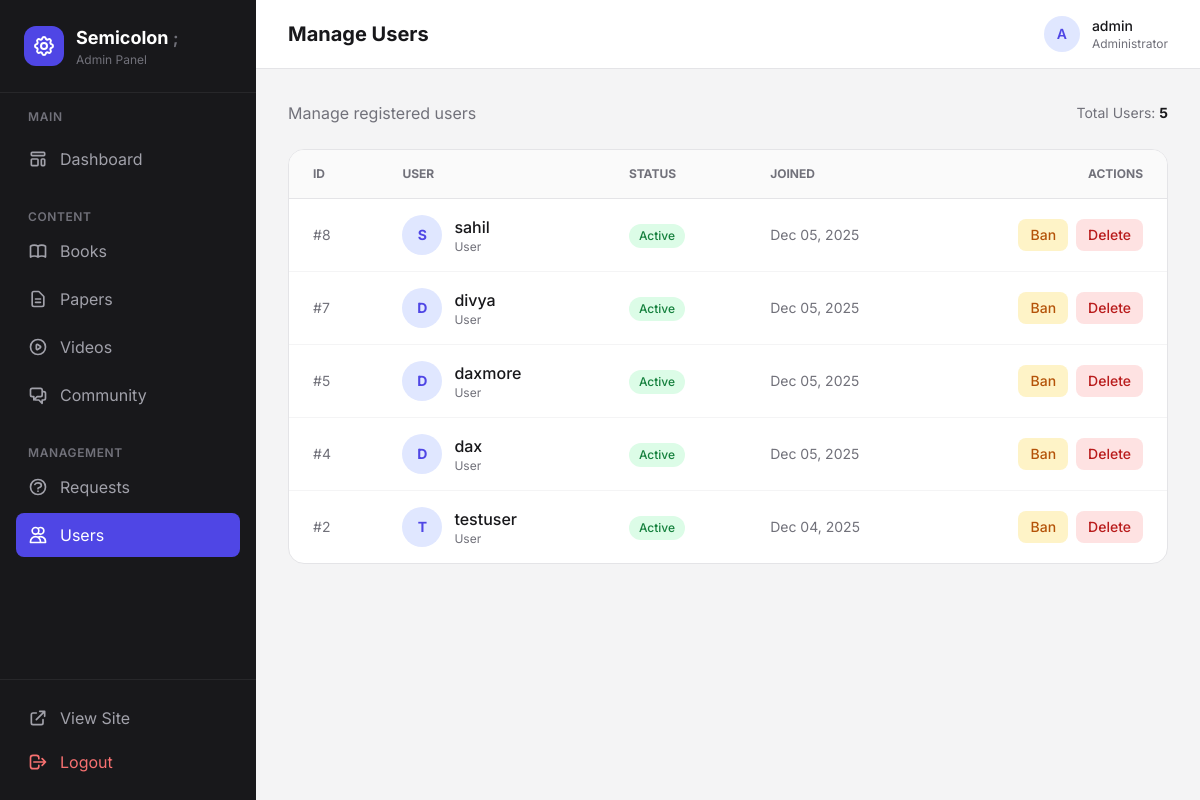
The page /admin/users.php (signed in) on the database its author committed.
### tables this page shows
CREATE TABLE `users` (
  `id` int(11) NOT NULL AUTO_INCREMENT,
  `username` varchar(255) NOT NULL,
  `password` varchar(255) NOT NULL,
  `role` varchar(50) NOT NULL DEFAULT 'user',
  `status` enum('active','banned') DEFAULT 'active',
  `last_login` timestamp NULL DEFAULT NULL,
  `created_at` timestamp NOT NULL DEFAULT current_timestamp(),
  PRIMARY KEY (`id`),
  UNIQUE KEY `username` (`username`)
);

### admin/users.php (the view, shortened to what this page needs)
<?php
require_once '../includes/db.php';
$sql = "SELECT * FROM users WHERE role != 'admin' ORDER BY created_at DESC";
$result = $conn->query($sql);
$users = $result->fetch_all(MYSQLI_ASSOC);
include 'header.php';
?>
<div class="flex justify-between items-center mb-6">
    <div>
        <p class="text-zinc-500">Manage registered users</p>
    </div>
    <div class="text-sm text-zinc-500">
        Total Users: <span class="font-bold text-zinc-900"><?php echo count($users); ?></span>
    </div>
</div>
<div class="bg-white rounded-2xl border border-zinc-200 overflow-hidden">
    <div class="overflow-x-auto">
        <table class="w-full">
            <thead>
                <tr class="bg-zinc-50 border-b border-zinc-200 text-xs uppercase text-zinc-500 font-semibold">
                    <th class="px-6 py-4 text-left">ID</th>
                    <th class="px-6 py-4 text-left">User</th>
                    <th class="px-6 py-4 text-left">Status</th>
                    <th class="px-6 py-4 text-left">Joined</th>
                    <th class="px-6 py-4 text-right">Actions</th>
                </tr>
            </thead>
            <tbody class="divide-y divide-zinc-100">
                <?php if (empty($users)): ?>
                    <tr>
                        <td colspan="5" class="px-6 py-12 text-center text-zinc-500">No users found.</td>
                    </tr>
                <?php else: ?>
                    <?php foreach ($users as $user): ?>
                        <tr class="hover:bg-zinc-50 transition">
                            <td class="px-6 py-4 text-sm text-zinc-500">#<?php echo $user['id']; ?></td>
                            <td class="px-6 py-4">
                                <div class="flex items-center gap-3">
                                    <div class="w-10 h-10 rounded-full bg-indigo-100 flex items-center justify-center text-indigo-600 font-bold text-sm">
                                        <?php echo strtoupper(substr($user['username'], 0, 1)); ?>
                                    </div>
                                    <div>
                                        <span class="font-medium text-zinc-900"><?php echo htmlspecialchars($user['username']); ?></span>
                                        <p class="text-xs text-zinc-500"><?php echo ucfirst($user['role']); ?></p>
                                    </div>
                                </div>
                            </td>
                            <td class="px-6 py-4">
                                <span class="inline-flex items-center rounded-full px-2.5 py-1 text-xs font-medium <?php echo $user['status'] === 'active' ? 'bg-green-100 text-green-700' : 'bg-red-100 text-red-700'; ?>">
                                    <?php echo ucfirst($user['status']); ?>
                                </span>
                            </td>
                            <td class="px-6 py-4 text-sm text-zinc-500">
                                <?php echo date('M d, Y', strtotime($user['created_at'])); ?>
                            </td>
                            <td class="px-6 py-4">
                                <div class="flex items-center justify-end gap-2">
                                    <button type="button"
                                        onclick="showBanModal(<?php echo $user['id']; ?>, '<?php echo $user['status']; ?>', '<?php echo htmlspecialchars($user['username']); ?>')"
                                        class="px-3 py-1.5 text-sm font-medium rounded-lg transition <?php echo $user['status'] === 'active' ? 'bg-amber-100 text-amber-700 hover:bg-amber-200' : 'bg-green-100 text-green-700 hover:bg-green-200'; ?>">
                                        <?php echo $user['status'] === 'active' ? 'Ban' : 'Unban'; ?>
                                    </button>
                                    <button type="button"
                                        onclick="showDeleteModal(<?php echo $user['id']; ?>, '<?php echo htmlspecialchars($user['username']); ?>')"
                                        class="px-3 py-1.5 text-sm font-medium rounded-lg bg-red-100 text-red-700 hover:bg-red-200 transition">
                                        Delete
                                    </button>
                                </div>
                            </td>
                        </tr>
                    <?php endforeach; ?>
                <?php endif; ?>
            </tbody>
        </table>
    </div>
</div>
<?php include 'footer.php'; ?>

### rows shown on the page
users: id "8", username "S", username "sahil", role "User", status "Active", created_at "Dec 05, 2025", shows "Ban"
users: id "7", username "D", username "divya", role "User", status "Active", created_at "Dec 05, 2025", shows "Ban"
users: id "5", username "D", username "daxmore", role "User", status "Active", created_at "Dec 05, 2025", shows "Ban"
users: id "4", username "D", username "dax", role "User", status "Active", created_at "Dec 05, 2025", shows "Ban"
users: id "2", username "T", username "testuser", role "User", status "Active", created_at "Dec 04, 2025", shows "Ban"

### other values the page prints
$titles[$current_page] "Manage Users"
substr($_SESSION['username'] ?? 'A', 0, 1) "A"
$_SESSION['username'] "admin"
count($users) "5"
